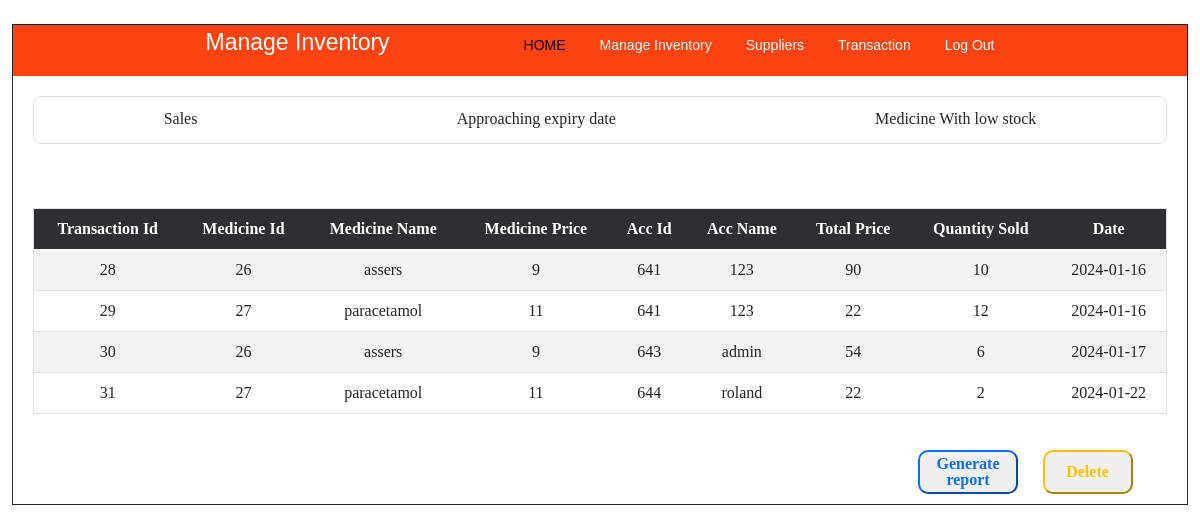
The page /php/report.php on the database as committed earlier.
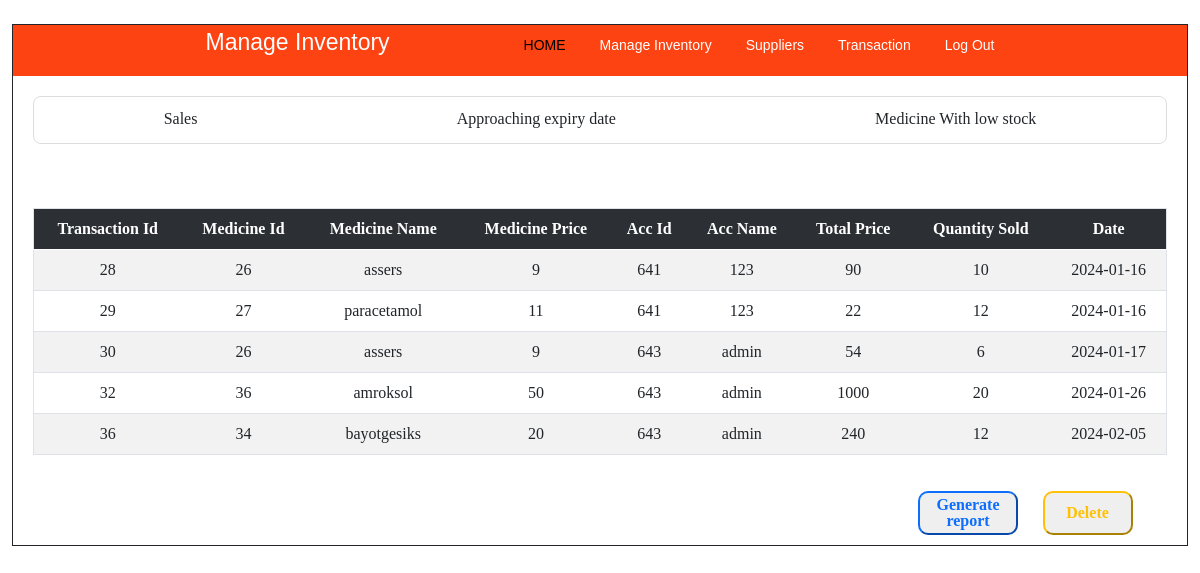
The same page on the database as committed later.
### tables this page shows
CREATE TABLE `transactions` (
  `trans_id` int(10) NOT NULL,
  `Med_Id` int(10) NOT NULL,
  `trans_quan` int(20) NOT NULL,
  `trans_total` int(20) NOT NULL,
  `Acc_Id` int(10) NOT NULL,
  `trans_date` date NOT NULL
);

CREATE TABLE `med_inventory` (
  `Med_Id` int(11) NOT NULL,
  `Med_name` varchar(50) NOT NULL,
  `Med_price` int(20) NOT NULL,
  `Med_Quantity` int(20) NOT NULL,
  `Med_status` varchar(15) NOT NULL,
  `Med_ExpDate` date NOT NULL,
  `sup_Id` int(10) NOT NULL
);

CREATE TABLE `accounts` (
  `Acc_Id` int(11) NOT NULL,
  `Acc_username` varchar(50) NOT NULL,
  `Acc_fullname` varchar(50) NOT NULL,
  `Acc_password` varchar(50) NOT NULL,
  `Acc_email` varchar(50) NOT NULL,
  `Acc_date` date NOT NULL,
  `Acc_time` time NOT NULL
);

### php/report.php (the view, shortened to what this page needs)
<?php
$conn = new mysqli("localhost", "root", "", "medicine_inventory");
$sql = "SELECT transactions.trans_id, med_inventory.Med_Id, med_inventory.Med_name,
        med_inventory.Med_price, med_inventory.Med_ExpDate, transactions.trans_quan,
        transactions.trans_total, accounts.Acc_Id, accounts.Acc_username,
        transactions.trans_date FROM transactions
        JOIN med_inventory ON transactions.Med_Id = med_inventory.Med_Id
        JOIN accounts ON transactions.Acc_Id = accounts.Acc_Id";
    $result = $conn->query($sql);
?>
<!DOCTYPE html>
<html lang="en">
<head>
   <link rel="stylesheet" type="text/css" href="..//css/mainTable.css?v=1"/>
   <link rel="stylesheet" type="text/css" href="..//css/manage.css?v=1" />
   <link rel="stylesheet" type="text/css" href="..//css/tabStyle.css?v=1"/>
   <link href="https://cdn.jsdelivr.net/npm/bootstrap@5.0.2/dist/css/bootstrap.min.css" rel="stylesheet">
</head>
<body>
<div class="container-lg-12 mt-4">
    <div class="inner">
    <div class="nabar">
    <p>Manage Inventory</p>
    <a class="home" href="dashboard.php">HOME</a>
    <a href="mangeStock.php">Manage Inventory</a>
    <a href="supplier.php">Suppliers</a>
    <a href="costumerTransac.php">Transaction</a>
    <a id="account" href="login.php">Log Out</a>
  </div>
  <div id="tableData">
  <div class="tabs">
                <div class="tab" onclick="showTab(1)">Sales</div>
                <div class="tab" onclick="showTab(2)">Approaching expiry date</div>
                <div class="tab" onclick="showTab(3)">Medicine With low stock</div>
            </div>
            <div class="content">
                <div class="tab-content tab1-content active">
    <table id="Datatable" class="table table-striped table-hover">
        <tr class="table-dark text-center">
            <th>Transaction Id</th>
            <th>Medicine Id</th>
            <th>Medicine Name</th>
            <th>Medicine Price</th>
            <th>Acc Id</th>
            <th>Acc Name</th>
            <th>Total Price</th>
            <th>Quantity Sold</th>
            <th>Date</th>
        </tr>
        <tbody>
        <?php
        if ($result->num_rows > 0) {
            while ($row = $result->fetch_assoc()) {
                echo "<tr class = 'text-center' onclick=\"idtoDelete(" . $row["trans_id"] . ")\">";
                echo "<td>" . $row["trans_id"] . "</td>" ;
                echo "<td>" . $row["Med_Id"] . "</td>";
                echo "<td>" . $row["Med_name"] . "</td>";
                echo "<td>" . $row["Med_price"] . "</td>";
                echo "<td>" . $row["Acc_Id"] . "</td>";
                echo "<td>" . $row["Acc_username"] . "</td>";
                echo "<td>" . $row["trans_total"] . "</td>";
                echo "<td>" . $row["trans_quan"] . "</td>";
                echo "<td>" . $row["trans_date"] . "</td>";
                echo "</tr>";
            }
        } else {
            echo "<tr><td colspan='3'>No data found</td></tr>";
        }
        ?>
        </tbody>
        </table>
        <div class="searchCon1">
    <button class="genPort btn-outline-primary" id="genPort" onclick="openReport()">Generate report</button>
    <form action="transacCode.php" method="post">
    <button class="delete btn-outline-warning" name="delete" id="delete">Delete</button>
    </form>
    </div>
                </div>
    </div>
    </div>
    </div>
</div>
</body>
</html>

### css/mainTable.css (style rules this page uses)
* { font-family: 'Libre Baskerville', serif; transition: all 1s ease; animation: 1s ease-in 0s 1 slideInLeft; }
body { font-family: Arial, sans-serif; background-color: #f4f4f4; margin: 20px; }
table { width: 100%; border-collapse: collapse; margin-top: 20px; border: solid 5px; }
table, th, td { border: 1px solid #ddd; }
th, td { padding: 12px; text-align: center; }
th { background-color: #4CAF50; color: white; }
.nabar { background-color: #fc4311; width: 100%; text-align: center; height: 100%; overflow: hidden; }
.nabar a , .nabar p { text-decoration: none; display: inline-block; color: white ; padding: 0px 15px; font-family: 'Lucida Sans', 'Lucida Sans Regular', 'Lucida Grande', 'Lucida Sans Unicode', Geneva, Verdana, sans-serif; font-size: 14px; }
.nabar p { margin-right: 100px; font-family: 'Franklin Gothic Medium', 'Arial Narrow', Arial, sans-serif !important; font-size: 23px; }
.home { color: black !important; }
.inner { max-width: 1800px; width: 98%; margin: 0 auto; padding: 0; box-sizing: border-box; border: 1px solid; overflow: hidden; }
.searchCon, .searchCon1 { padding: 10px; margin: 0 auto; margin-top: 10px; width: 100%; overflow: hidden; }
.searchCon1 { padding: 10px; margin: 0 auto; margin-top: 10px; width: 100%; overflow: hidden; display: flex; justify-content: space-evenly; }
.searchCon button, .searchCon1 button { width: 90px; height: 44px; border-radius: 10px 10px 10px 10px; font-size: 16px; font-weight: bold; }
.genPort { width: 100px !important; line-height: 1; }
#tableData { padding: 20px; }

### css/manage.css (style rules this page uses)
* { font-family: 'Libre Baskerville', serif; transition: all 1s ease; animation: 1s ease-in 0s 1 slideInLeft; }

### css/tabStyle.css (style rules this page uses)
.tabs { display: flex; justify-content: space-around; width: 100%; background-color: #fff; border: 1px solid #ddd; border-radius: 8px; margin-bottom: 20px; }
.tab { padding: 10px; cursor: pointer; border-bottom: 2px solid transparent; }
.content { background-color: #ffffff00; border-radius: 8px; border: none; padding: 20px; height: 100%; width: 100%; margin: 0 auto; display: inline; }
.tab-content { display: none; }
.tab1-content.active, .tab2-content.active, .tab3-content.active { display: block; }
.searchCon1 { width: 25%; float: right; }

Rows that differ between the two databases and show on the page:
removed transactions: trans_id "31", Med_Id.Med_Id "27", Med_Id.Med_name "paracetamol", Med_Id.Med_price "11", Acc_Id.Acc_Id "644", Acc_Id.Acc_username "roland", trans_total "22", trans_quan "2", trans_date "2024-01-22"
added transactions: trans_id "32", Med_Id.Med_Id "36", Med_Id.Med_name "amroksol", Med_Id.Med_price "50", Acc_Id.Acc_Id "643", Acc_Id.Acc_username "admin", trans_total "1000", trans_quan "20", trans_date "2024-01-26"
added transactions: trans_id "36", Med_Id.Med_Id "34", Med_Id.Med_name "bayotgesiks", Med_Id.Med_price "20", Acc_Id.Acc_Id "643", Acc_Id.Acc_username "admin", trans_total "240", trans_quan "12", trans_date "2024-02-05"
